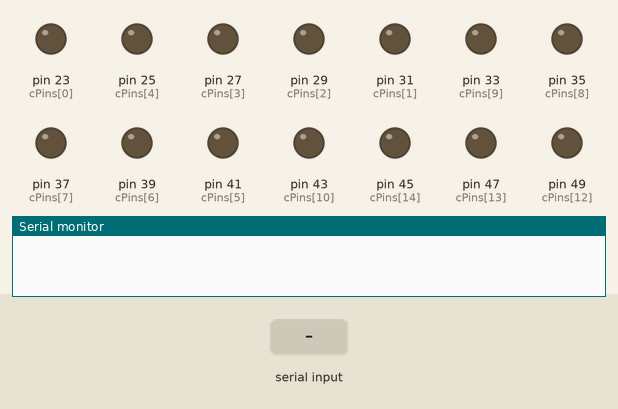
This sketch was run on a simulated Arduino Mega 2560, built with avr-gcc and run on an emulated ATmega2560. Shown: output pins drawn as LEDs (lit = HIGH), the last lines printed to the serial monitor. The inputs (shaded band) are chosen by the test bench.

Above: at 1.2 s.
1.3 s: "90,45\n" received over Serial
At 2.5 s:
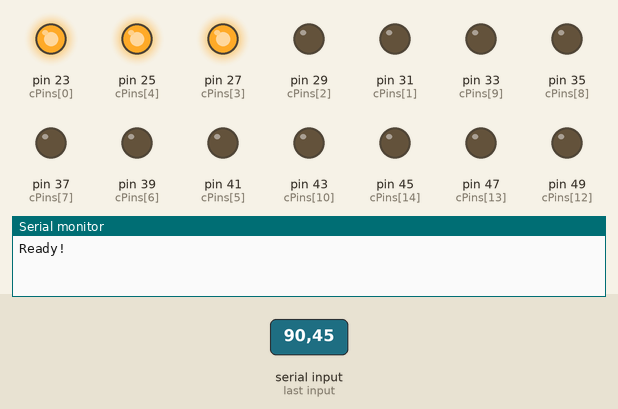
2.9 s: "5\n" received over Serial
At 3.7 s:
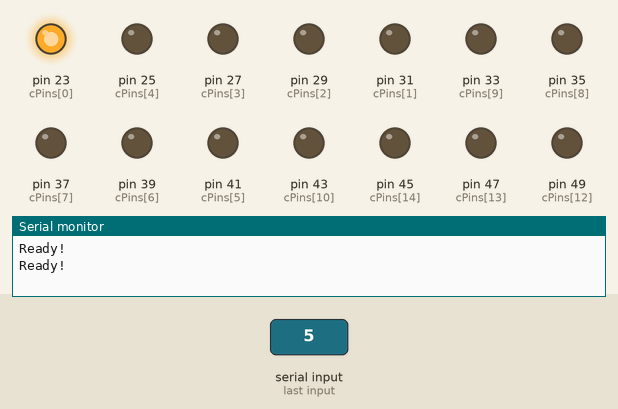
4.5 s: "30,150\n" received over Serial
At 4.9 s:
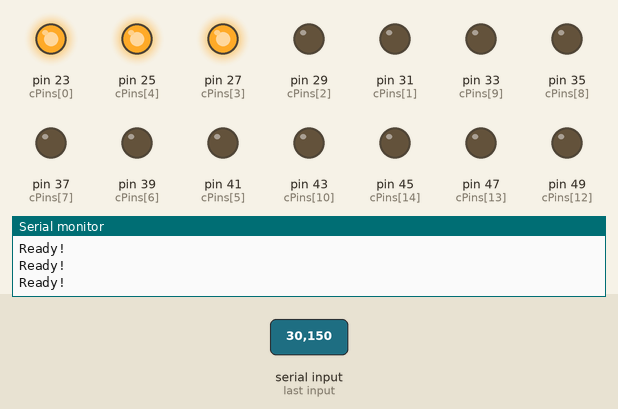
6.1 s: "90\n" received over Serial
At 7.4 s:
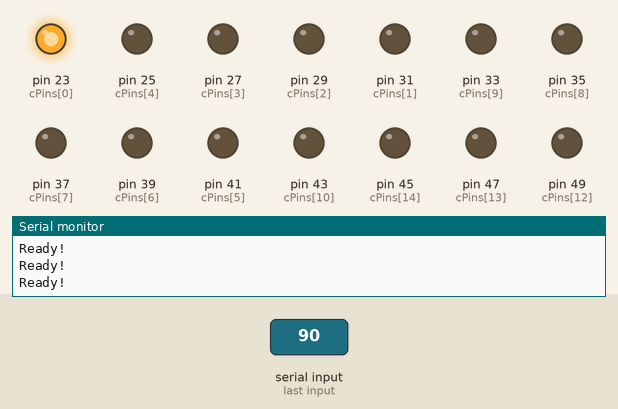
Timing chart, 0 to 8.7 s (numbered marks = the images above; inputs shaded):
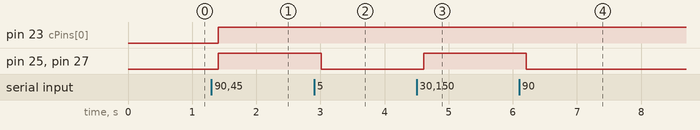

Measured:
- after the input at 1.3 s, pin 23 (cPins[0]), pin 25 (cPins[4]), pin 27 (cPins[3]): LOW → HIGH after 0.11 s
- after the input at 2.9 s, pin 25 (cPins[4]), pin 27 (cPins[3]): HIGH → LOW after 0.11 s
- after the input at 4.5 s, pin 25 (cPins[4]), pin 27 (cPins[3]): LOW → HIGH after 0.11 s
- after the input at 6.1 s, pin 25 (cPins[4]), pin 27 (cPins[3]): HIGH → LOW after 0.11 s

The sketch:

autotuning_arduino.ino
```cpp
/*
Code to control the RFAutoMaTE with arduino.
Ph.D. José Miguel Algarín Guisado
mriLab, i3M, CSIC, Valencia, Spain
RFAutoMaTE is able to change the impedance by de/activating relays that adds c
apacitance to a T circuit. The T circuit include a series capacitor, tuning and
matching.

|---------||-------------||-------*
|         Cs     |       Cm
c                |
c Coil          | | Ct
c                |
|                |
|---------------------------------*

Each capacitance has up to 5 capacitors, giving a total of 15 pins. An additional
digital signal (TTL) allow the user to switch the tuning matching between the
Tx/Rx switch to run MRI experiments or to the VNA to measure the coil impedance.

User can control the status by sending a set of 16 digits to de/activate the
capacitance.
0->Capacitor activated
1->Capacitor deactivated

Last digit correspond the switching between VNA and TxRx switch:
0->TxRx switch
1->VNA

For example, if the user wants to activate all capcitors and connect to TxRx switch:
0000000000000000

For the momento, the code does not check the number of digits. So make sure that
the number of digits is 16, otherwise, arduino can look frozen.

*/

// Code to control the autotuning circuit with python.
//  cPins[] = {S1, S2, S3, S4, S5, T1, T2, T3, T4, T5, M1, M2, M3, M4, M5, TTL}
int cPins[] = {23, 31, 29, 27, 25, 41, 39, 37, 35, 33, 43, 51, 49, 47, 45, 53};
int nPins = 16;

void setup() {
  // Start the Serial communication
  Serial.begin(115200);
  Serial.setTimeout(100);
  // Set the pins for tuning, matching and series capacitors
  for (int c=0; c<nPins; c++) {
    pinMode(cPins[c], OUTPUT);
  }
}

void loop() {
  // Wait until there are any data available into the serial port
  if (Serial.available()>0) {
    delay(10);
    String state = Serial.readString();
    for (int c=0; c<nPins; c++) {
      digitalWrite(cPins[c], String(state[c]).toInt());
    }
    Serial.write("Ready!\n");
  }

}
```
